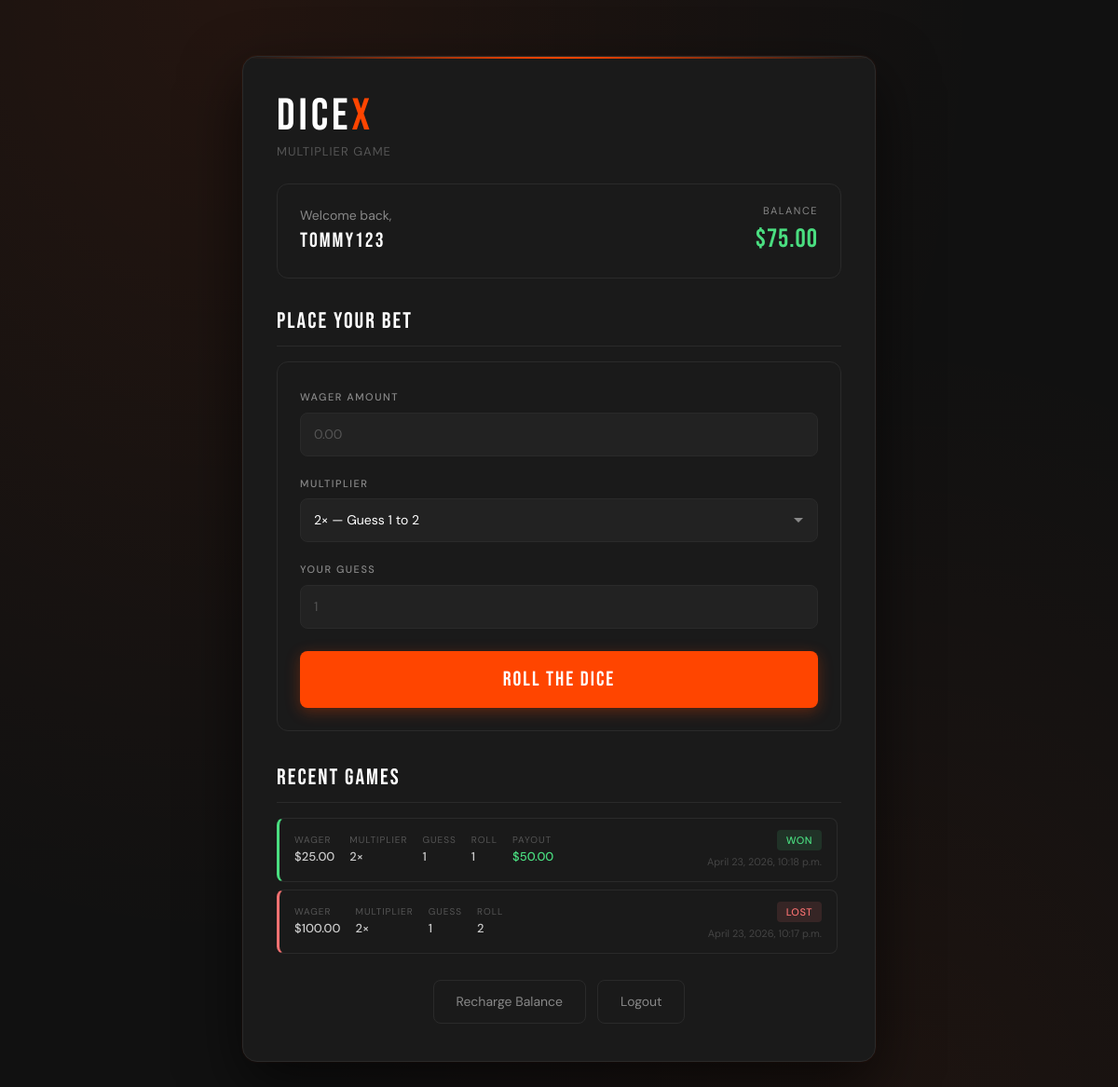
The page /dice/ (signed in) on the database its author committed.
### accounts/models.py (models this page shows, shortened)
class UserProfile(models.Model):
    user = models.OneToOneField(
        User,
        on_delete=models.CASCADE,
        related_name='profile',  # Use user.profile instead of user.userprofile
    )
    balance = models.DecimalField(
        max_digits=10,
        decimal_places=2,
        default=100.00,
    )

### dice/models.py (models this page shows, shortened)
class Game(models.Model):
    user = models.ForeignKey(User, on_delete=models.CASCADE, related_name='games')
    wager = models.DecimalField(max_digits=10, decimal_places=2)
    multiplier = models.IntegerField()
    guess = models.IntegerField()
    roll_result = models.IntegerField()
    won = models.BooleanField()
    payout = models.DecimalField(max_digits=10, decimal_places=2, default=0.00)
    timestamp = models.DateTimeField(auto_now_add=True)

### dice/views.py (the view)
# urls.py: path('', views.index, name='index'),  # Main game page
@login_required
def index(request):
    user_profile = request.user.profile
    games = _get_recent_games(request.user)
    return render(request, 'dice/index.html', {
        'user_profile': user_profile,
        'games': games,
    })

### dice/views.py (called while the page is built)
def _get_recent_games(user):
    return Game.objects.filter(user=user).order_by('-timestamp')[:10]

### dice/templates/dice/index.html (shortened to what this page needs)
{% extends 'base.html' %}
{% load static %}
{% block content %}
    <h1 class="game-title">Dice<span>X</span></h1>
    <p style="font-size:13px; color:#555; margin-bottom:24px; letter-spacing:1px; text-transform:uppercase;">Multiplier Game</p>
    <div class="user-card">
        <div>
            <div class="welcome">Welcome back,</div>
            <div class="username">{{ user.username }}</div>
        </div>
        <div style="text-align:right;">
            <div class="balance-label">Balance</div>
            <div class="balance-amount">${{ user_profile.balance|default:"0.00" }}</div>
        </div>
    </div>
    <div class="section-title">Place Your Bet</div>
    <form method="post" action="{% url 'dice:play_game' %}" class="game-form">
        <div class="mb-3">
            <label for="wager" class="form-label">Wager Amount</label>
            <input type="number" name="wager" id="wager" step="0.01" min="0.01"
                   max="{{ user_profile.balance|default:'0.00' }}"
                   class="form-control" placeholder="0.00" required>
        </div>
        <div class="mb-3">
            <label for="multiplier" class="form-label">Multiplier</label>
            <select name="multiplier" id="multiplier" onchange="updateGuessRange()" class="form-select" required>
                <option value="2">2× — Guess 1 to 2</option>
            </select>
        </div>
        <div class="mb-3">
            <label for="guess" class="form-label">Your Guess</label>
            <input type="number" name="guess" id="guess" min="1" max="2"
                   class="form-control" placeholder="1" required>
        </div>
        <button type="submit" class="btn btn-primary w-100" style="font-size:22px;">Roll the Dice</button>
    </form>
    <div class="section-title">Recent Games</div>
    {% if games %}
        <div class="game-history">
            {% for game in games %}
                <div class="game-entry {% if game.won %}game-won{% else %}game-lost{% endif %}">
                    <div class="entry-stats">
                        <div class="stat-item"><span class="stat-label">Wager</span><span class="stat-value">${{ game.wager }}</span></div>
                        <div class="stat-item"><span class="stat-label">Multiplier</span><span class="stat-value">{{ game.multiplier }}×</span></div>
                        <div class="stat-item"><span class="stat-label">Guess</span><span class="stat-value">{{ game.guess }}</span></div>
                        <div class="stat-item"><span class="stat-label">Roll</span><span class="stat-value">{{ game.roll_result }}</span></div>
                        {% if game.won %}
                            <div class="stat-item"><span class="stat-label">Payout</span><span class="stat-value" style="color:#4ade80;">${{ game.payout }}</span></div>
                        {% endif %}
                    </div>
                    <div style="display:flex; flex-direction:column; align-items:flex-end; gap:4px;">
                        {% if game.won %}<span class="outcome-badge outcome-won">Won</span>
                        {% else %}<span class="outcome-badge outcome-lost">Lost</span>{% endif %}
                        <span class="timestamp">{{ game.timestamp }}</span>
                    </div>
                </div>
            {% endfor %}
        </div>
    {% else %}
        <p class="no-games">No games played yet. Place your first bet above.</p>
    {% endif %}
    <div class="action-row">
        <a href="{% url 'dice:recharge' %}" class="btn-recharge">Recharge Balance</a>
        <form method="post" action="{% url 'accounts:logout' %}">
            <button type="submit" class="btn-logout">Logout</button>
        </form>
    </div>
{% endblock %}

### accounts/templates/base.html (style rules this page uses)
:root { --accent: #ff4500; --accent-hover: #ff6347; --bg-primary: #111111; --bg-surface: #1a1a1a; --bg-raised: #222222; --border-color: #2a2a2a; --text-primary: #ffffff; --text-muted: #888888; --text-subtle: #555555; --danger: #f87171; --danger-bg: #2a0f0f; --danger-border: #5c1a1a; }
*, *::before, *::after { box-sizing: border-box; }
body { background: var(--bg-primary); background-image: radial-gradient(ellipse at 20% 0%, rgba(255,69,0,0.08) 0%, transparent 60%), radial-gradient(ellipse at 80% 100%, rgba(255,69,0,0.05) 0%, transparent 50%); color: var(--text-primary); font-family: 'DM Sans', sans-serif; min-height: 100vh; margin: 0; padding: 0; }
h1 { font-family: 'Bebas Neue', sans-serif; font-size: 42px; letter-spacing: 3px; color: var(--text-primary); margin-bottom: 4px; line-height: 1; }
.form-label { font-size: 11px; font-weight: 500; color: var(--text-muted); letter-spacing: 1.5px; text-transform: uppercase; margin-bottom: 8px; }
.form-control { background: var(--bg-raised) !important; border: 1px solid var(--border-color) !important; border-radius: 8px !important; padding: 12px 14px !important; color: var(--text-primary) !important; font-size: 14px !important; font-family: 'DM Sans', sans-serif !important; transition: border-color 0.15s ease !important; box-shadow: none !important; }
.form-control::placeholder { color: var(--text-subtle); }
.btn-primary { background: var(--accent); border: none; border-radius: 8px; padding: 14px 20px; color: #fff; font-family: 'Bebas Neue', sans-serif; font-size: 20px; letter-spacing: 2px; font-weight: 400; width: 100%; cursor: pointer; transition: background 0.15s ease, transform 0.1s ease, box-shadow 0.15s ease; box-shadow: 0 4px 16px rgba(255,69,0,0.3); margin-top: 8px; }
a { color: var(--accent); text-decoration: none; transition: color 0.15s; }
.mb-3 { margin-bottom: 1rem; }
.w-100 { width: 100%; }

### rows shown on the page
UserProfile: balance "75.00"
Game: wager "25.00", multiplier "2", guess "1", roll_result "1", payout "50.00", won "WON", timestamp "April 23, 2026, 10:18 p.m."
Game: wager "100.00", multiplier "2", guess "1", roll_result "2", won "LOST", timestamp "April 23, 2026, 10:17 p.m."

### other values the page prints
{{ user.username }} "tommy123"
